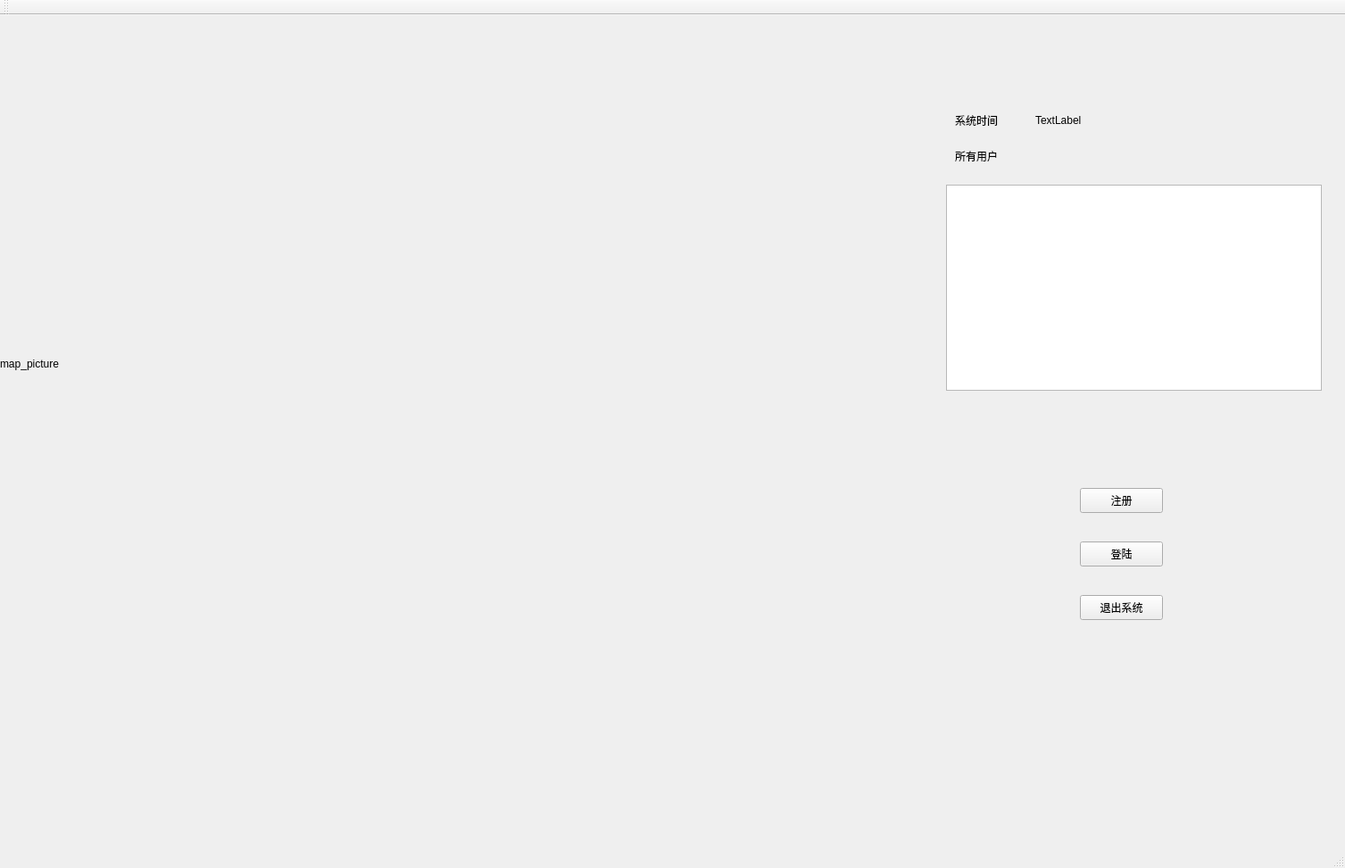
<?xml version="1.0" encoding="UTF-8"?>
<ui version="4.0">
 <class>MainWindow</class>
 <widget class="QMainWindow" name="MainWindow">
  <property name="geometry">
   <rect>
    <x>0</x>
    <y>0</y>
    <width>1507</width>
    <height>973</height>
   </rect>
  </property>
  <property name="windowTitle">
   <string>MainWindow</string>
  </property>
  <widget class="QWidget" name="centralWidget">
   <widget class="QLabel" name="pic_lb">
    <property name="geometry">
     <rect>
      <x>0</x>
      <y>0</y>
      <width>1051</width>
      <height>781</height>
     </rect>
    </property>
    <property name="text">
     <string>map_picture</string>
    </property>
   </widget>
   <widget class="QLabel" name="systemTime_lb">
    <property name="geometry">
     <rect>
      <x>1070</x>
      <y>110</y>
      <width>72</width>
      <height>15</height>
     </rect>
    </property>
    <property name="text">
     <string>系统时间</string>
    </property>
   </widget>
   <widget class="QLabel" name="label_3">
    <property name="geometry">
     <rect>
      <x>1160</x>
      <y>110</y>
      <width>72</width>
      <height>15</height>
     </rect>
    </property>
    <property name="text">
     <string>TextLabel</string>
    </property>
   </widget>
   <widget class="QLabel" name="allUser_lb">
    <property name="geometry">
     <rect>
      <x>1070</x>
      <y>150</y>
      <width>72</width>
      <height>15</height>
     </rect>
    </property>
    <property name="text">
     <string>所有用户</string>
    </property>
   </widget>
   <widget class="QTableWidget" name="tableWidget">
    <property name="geometry">
     <rect>
      <x>1060</x>
      <y>190</y>
      <width>421</width>
      <height>231</height>
     </rect>
    </property>
   </widget>
   <widget class="QPushButton" name="signUp_btn">
    <property name="geometry">
     <rect>
      <x>1210</x>
      <y>530</y>
      <width>93</width>
      <height>28</height>
     </rect>
    </property>
    <property name="text">
     <string>注册</string>
    </property>
   </widget>
   <widget class="QPushButton" name="signIn_btn">
    <property name="geometry">
     <rect>
      <x>1210</x>
      <y>590</y>
      <width>93</width>
      <height>28</height>
     </rect>
    </property>
    <property name="text">
     <string>登陆</string>
    </property>
   </widget>
   <widget class="QPushButton" name="exitSys_btn">
    <property name="geometry">
     <rect>
      <x>1210</x>
      <y>650</y>
      <width>93</width>
      <height>28</height>
     </rect>
    </property>
    <property name="text">
     <string>退出系统</string>
    </property>
   </widget>
  </widget>
  <widget class="QMenuBar" name="menuBar">
   <property name="geometry">
    <rect>
     <x>0</x>
     <y>0</y>
     <width>1507</width>
     <height>26</height>
    </rect>
   </property>
  </widget>
  <widget class="QToolBar" name="mainToolBar">
   <attribute name="toolBarArea">
    <enum>TopToolBarArea</enum>
   </attribute>
   <attribute name="toolBarBreak">
    <bool>false</bool>
   </attribute>
  </widget>
  <widget class="QStatusBar" name="statusBar"/>
 </widget>
 <layoutdefault spacing="6" margin="11"/>
 <resources/>
 <connections/>
</ui>
